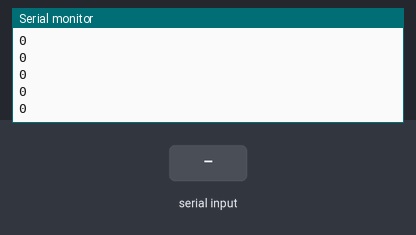
This sketch was run on a simulated Arduino Uno, built with avr-gcc and run on an emulated ATmega328P. Parts: the last lines printed to the serial monitor. The inputs (shaded band) are chosen by the test bench.

Above: at 1.2 s.
1.3 s: byte 30 received over Serial
At 1.68 s:
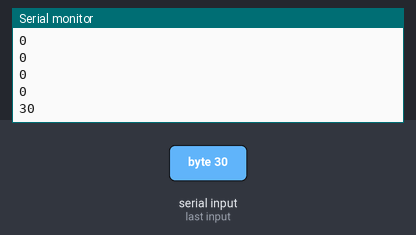
2.8 s: byte 90 received over Serial
At 3.18 s:
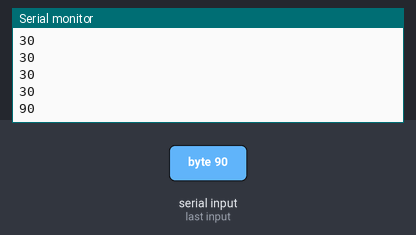
4.3 s: byte 120 received over Serial
At 4.68 s:
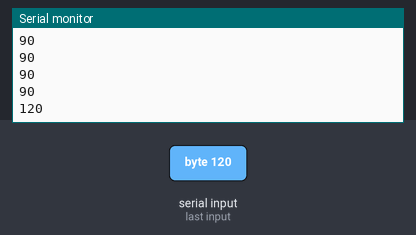
Timing chart, 0 to 7.3 s (numbered marks = the images above; inputs shaded):
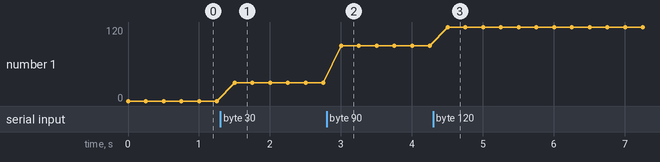

The sketch:

bluethoood.ino
```cpp
int durum;


void setup() {

    Serial.begin(9600);
}

void loop() {
    if(Serial.available() > 0){
      durum = Serial.read();
    }

         Serial.println(durum);
         delay(250);

}
```

Measured:
- after the input at 1.3 s, the serial monitor: prints a new line after 0.20 s (image 1)
- after the input at 2.8 s, the serial monitor: prints a new line after 0.20 s (image 2)
- after the input at 4.3 s, the serial monitor: prints a new line after 0.20 s (image 3)
- plotted number 1: 0 → 30 after the input at 1.3 s, 30 → 90 after the input at 2.8 s, 90 → 120 after the input at 4.3 s
